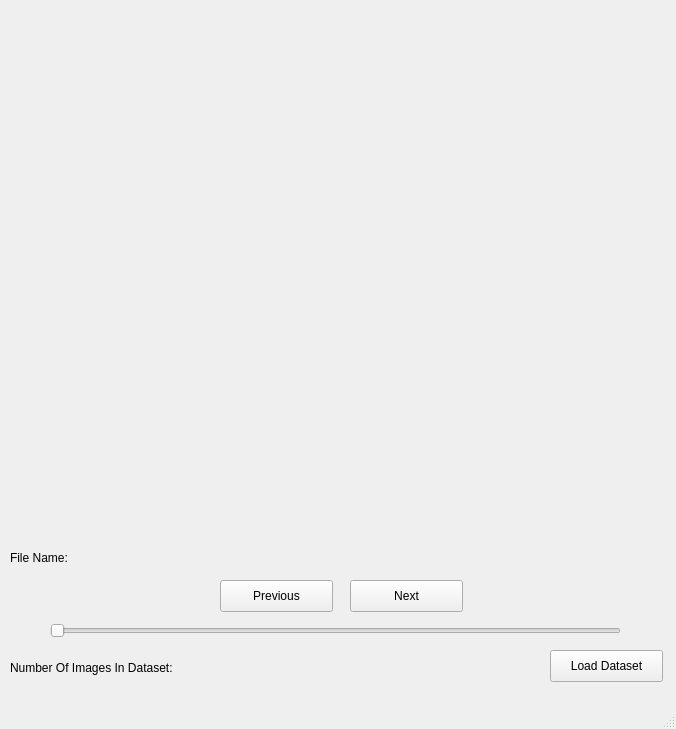
<?xml version="1.0" encoding="UTF-8"?>
<ui version="4.0">
 <class>MainWindow</class>
 <widget class="QMainWindow" name="MainWindow">
  <property name="geometry">
   <rect>
    <x>0</x>
    <y>0</y>
    <width>676</width>
    <height>729</height>
   </rect>
  </property>
  <property name="windowTitle">
   <string>MainWindow</string>
  </property>
  <widget class="QWidget" name="centralwidget">
   <widget class="QLabel" name="label">
    <property name="geometry">
     <rect>
      <x>20</x>
      <y>10</y>
      <width>641</width>
      <height>481</height>
     </rect>
    </property>
    <property name="text">
     <string> </string>
    </property>
   </widget>
   <widget class="QPushButton" name="pushButton">
    <property name="geometry">
     <rect>
      <x>220</x>
      <y>580</y>
      <width>113</width>
      <height>32</height>
     </rect>
    </property>
    <property name="text">
     <string>Previous</string>
    </property>
   </widget>
   <widget class="QPushButton" name="pushButton_2">
    <property name="geometry">
     <rect>
      <x>350</x>
      <y>580</y>
      <width>113</width>
      <height>32</height>
     </rect>
    </property>
    <property name="text">
     <string>Next</string>
    </property>
   </widget>
   <widget class="QLabel" name="label_2">
    <property name="geometry">
     <rect>
      <x>120</x>
      <y>550</y>
      <width>491</width>
      <height>20</height>
     </rect>
    </property>
    <property name="text">
     <string>  </string>
    </property>
   </widget>
   <widget class="QSlider" name="horizontalSlider">
    <property name="geometry">
     <rect>
      <x>50</x>
      <y>620</y>
      <width>571</width>
      <height>22</height>
     </rect>
    </property>
    <property name="orientation">
     <enum>Qt::Horizontal</enum>
    </property>
   </widget>
   <widget class="QLabel" name="label_3">
    <property name="geometry">
     <rect>
      <x>210</x>
      <y>660</y>
      <width>151</width>
      <height>16</height>
     </rect>
    </property>
    <property name="text">
     <string>  </string>
    </property>
   </widget>
   <widget class="QPushButton" name="pushButton_3">
    <property name="geometry">
     <rect>
      <x>550</x>
      <y>650</y>
      <width>113</width>
      <height>32</height>
     </rect>
    </property>
    <property name="text">
     <string>Load Dataset</string>
    </property>
   </widget>
   <widget class="QLabel" name="label_4">
    <property name="geometry">
     <rect>
      <x>10</x>
      <y>550</y>
      <width>71</width>
      <height>16</height>
     </rect>
    </property>
    <property name="text">
     <string>File Name:</string>
    </property>
   </widget>
   <widget class="QLabel" name="label_5">
    <property name="geometry">
     <rect>
      <x>10</x>
      <y>660</y>
      <width>191</width>
      <height>16</height>
     </rect>
    </property>
    <property name="text">
     <string>Number Of Images In Dataset:</string>
    </property>
   </widget>
  </widget>
  <widget class="QMenuBar" name="menubar">
   <property name="geometry">
    <rect>
     <x>0</x>
     <y>0</y>
     <width>676</width>
     <height>22</height>
    </rect>
   </property>
  </widget>
  <widget class="QStatusBar" name="statusbar"/>
 </widget>
 <resources/>
 <connections/>
</ui>
